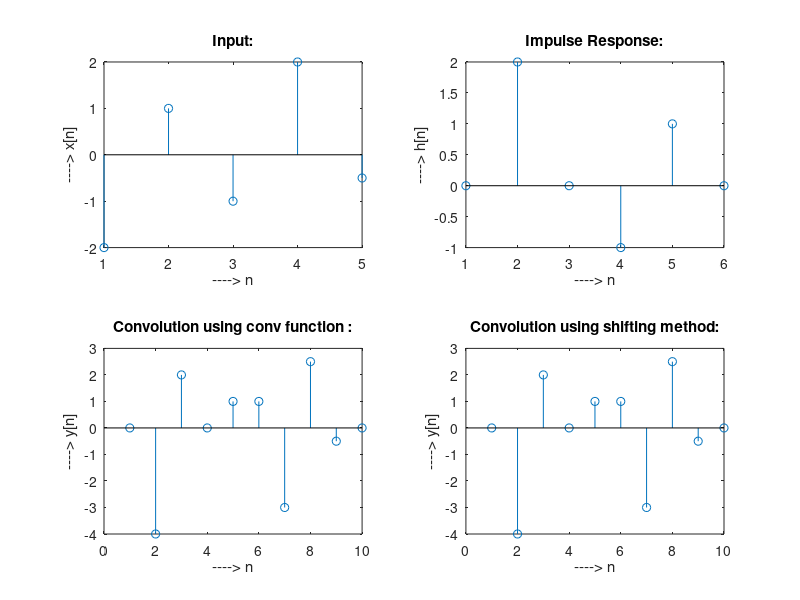

MATLAB code to generate this figure:
clc;
close all;
x = [-2,1,-1,2,-0.5];
h = [0,2,0,-1,1,0];
m = length(x);
n = length(h);
y_conv = conv(x,h);
y_math = zeros(1,m+n-1);
for i = 1 : m+n+-1
    for j = 1 : m
        k = i-j+1;
        if(k>0 && k<=m)
            y_math(i) = y_math(i)+ x(j)*h(k);
        else
        end
    end
end
disp(y_conv);
disp(y_math);

subplot(2,2,1)
stem(x);
xlabel('----> n');
ylabel('----> x[n]');
title('Input:');

subplot(2,2,2)
stem(h);
xlabel('----> n');
ylabel('----> h[n]');
title('Impulse Response:');

subplot(2,2,3)
stem(y_conv);
xlabel('----> n');
ylabel('----> y[n]');
title('Convolution using conv function :');

subplot(2,2,4)
stem(y_math);
xlabel('----> n');
ylabel('----> y[n]');
title('Convolution using shifting method:');